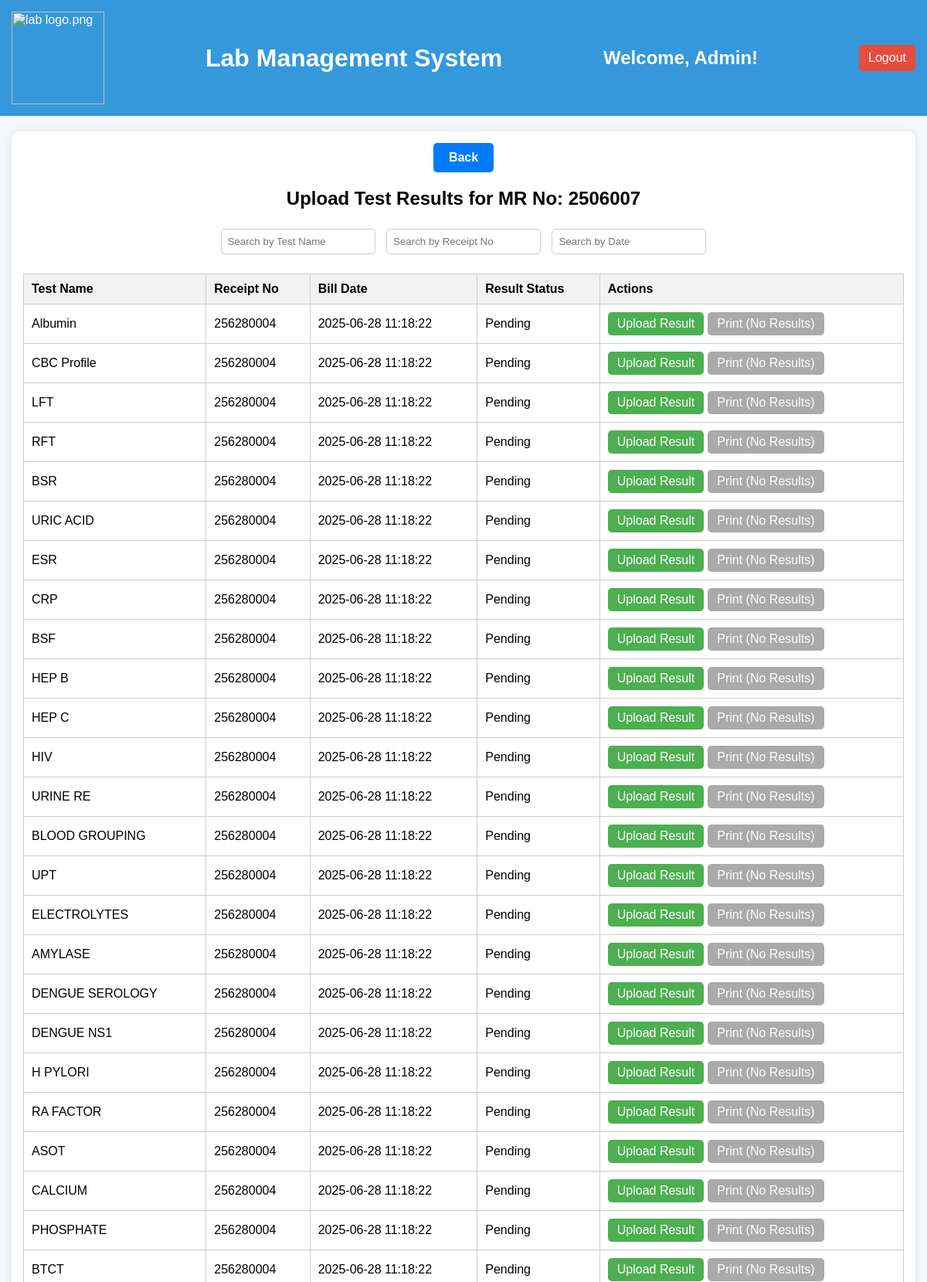
Screenshot of /upload_result.php?mr_no=2506007 (signed in, upper part) with the database file from the repository.
### tables this page shows
CREATE TABLE `receipt_tests` (
  `id` int(11) NOT NULL,
  `receipt_id` int(11) NOT NULL,
  `test_name` varchar(100) NOT NULL,
  `test_fee` float NOT NULL,
  `billed_fee` decimal(10,2) DEFAULT NULL,
  `test_discount` decimal(10,2) NOT NULL DEFAULT 0.00,
  `receipt_no` varchar(50) DEFAULT NULL
);

CREATE TABLE `tests` (
  `id` int(11) NOT NULL,
  `test_name` varchar(255) NOT NULL,
  `fee` decimal(10,2) NOT NULL,
  `table_name` varchar(100) DEFAULT NULL
);

CREATE TABLE `receipts` (
  `receipt_id` int(11) NOT NULL,
  `receipt_no` varchar(20) NOT NULL,
  `mr_no` varchar(20) NOT NULL,
  `actual_fee` decimal(10,2) NOT NULL,
  `discount` decimal(10,2) NOT NULL DEFAULT 0.00,
  `patient_name` varchar(100) NOT NULL,
  `total_fee` float NOT NULL,
  `payment_date` datetime NOT NULL DEFAULT current_timestamp(),
  `gender` varchar(10) DEFAULT NULL,
  `age` varchar(20) DEFAULT NULL,
  `contact_no` varchar(20) DEFAULT NULL,
  `billed_by` varchar(255) DEFAULT NULL,
  `doctor_id` int(11) DEFAULT NULL,
  `referred_by` varchar(100) DEFAULT NULL
);

### upload_result.php (the view, shortened to what this page needs)
<?php
include "db.php";
include "header.php";
$mr_no = mysqli_real_escape_string($conn, $_GET['mr_no']);
$tests_query = "
    SELECT rt.receipt_id, t.test_name, r.payment_date, r.receipt_no
    FROM receipt_tests rt
    JOIN receipts r ON rt.receipt_id = r.receipt_id
    JOIN tests t ON rt.test_name = t.test_name
    WHERE r.mr_no = '$mr_no'
";
$tests_result = mysqli_query($conn, $tests_query);
function resultExists($conn, $test_name, $receipt_id) {
    $table_name = strtolower(str_replace(" ", "_", $test_name));
    $check_table_query = "SHOW TABLES LIKE '$table_name'";
    $table_result = mysqli_query($conn, $check_table_query);
    $check_result_query = "SELECT * FROM $table_name WHERE receipt_id = '$receipt_id'";
    $result = mysqli_query($conn, $check_result_query);
    return mysqli_num_rows($result) > 0;
}
?>
<!DOCTYPE html>
<html lang="en">
<head>
    <link rel="stylesheet" href="style.css">
</head>
<body>
<main>
    <div class="table-container">
		<?php
$mr_no = isset($_GET['mr_no']) ? $_GET['mr_no'] : '';
?>
<div style="text-align: center; margin-top: 20px;">
    <a href="patient_dashboard.php?mr_no=<?php echo urlencode($mr_no); ?>" class="back-button" style="margin-bottom: 0px;margin-top: -20px;">Back</a>
</div>
        <h2>Upload Test Results for MR No: <?php echo htmlspecialchars($mr_no); ?></h2>
        <div class="search-bar">
            <input type="text" id="testInput" onkeyup="filterTable()" placeholder="Search by Test Name">
            <input type="text" id="receiptInput" onkeyup="filterTable()" placeholder="Search by Receipt No">
            <input type="text" id="dateInput" onkeyup="filterTable()" placeholder="Search by Date">
        </div>
        <?php
        if (mysqli_num_rows($tests_result) > 0) {
            echo '<table>';
            echo '<thead>';
            echo '<tr>';
            echo '<th>Test Name</th>';
            echo '<th>Receipt No</th>';
            echo '<th>Bill Date</th>';
            echo '<th>Result Status</th>';
            echo '<th>Actions</th>';
            echo '</tr>';
            echo '</thead>';
            echo '<tbody>';
            while ($row = mysqli_fetch_assoc($tests_result)) {
                $test_name = $row['test_name'];
                $receipt_id = $row['receipt_id'];
                $payment_date = $row['payment_date'];
                $receipt_no = $row['receipt_no'];
                $has_result = resultExists($conn, $test_name, $receipt_id);
                echo '<tr>';
                echo '<td>' . htmlspecialchars($test_name) . '</td>';
                echo '<td>' . htmlspecialchars($receipt_no) . '</td>';
                echo '<td>' . htmlspecialchars($payment_date) . '</td>';
                echo '<td>' . ($has_result ? "Uploaded" : "Pending") . '</td>';
                echo '<td>';
                $editLabel = $has_result ? 'Edit Result' : 'Upload Result';
                echo '<a href="enter_result.php?receipt_id=' . $receipt_id . '&mr_no=' . urlencode($mr_no) . '&test_name=' . urlencode($test_name) . '" class="btn">' . $editLabel . '</a>';
                if ($has_result) {
                    echo '<a href="print_result.php?receipt_id=' . $receipt_id . '&mr_no=' . urlencode($mr_no) . '&test_name=' . urlencode($test_name) . '" class="btn">Print</a>';
                } else {
                    echo '<a class="btn disabled">Print (No Results)</a>';
                }
                echo '</td>';
                echo '</tr>';
            }
            echo '</tbody>';
            echo '</table>';
        } else {
            echo "<p>No billed tests found for this patient.</p>";
        }
        ?>
    </div>
</main>
</body>
</html>

### style.css (style rules this page uses)
body { font-family: Arial, sans-serif; margin: 0; background: #f5f7fa; }

### upload_result.php (style rules this page uses)
.table-container { width: 95%; margin: 20px auto; background-color: #fff; border-radius: 10px; padding: 15px; box-shadow: 0 0 10px rgba(0,0,0,0.1); }
table { width: 100%; border-collapse: collapse; margin-top: 15px; }
table, th, td { border: 1px solid #ccc; }
th { background-color: #f2f2f2; font-weight: bold; }
th, td { padding: 10px; text-align: left; }
h2 { text-align: center; }
.btn { background-color: #4CAF50; color: white; padding: 6px 12px; text-decoration: none; border-radius: 5px; margin-right: 5px; display: inline-block; }
.btn.disabled { background-color: #aaa; cursor: not-allowed; pointer-events: none; }
.search-bar { text-align: center; margin: 20px 0; }
.search-bar input { padding: 8px; margin: 5px; width: 200px; border: 1px solid #ccc; border-radius: 5px; }
.back-button { display: inline-block; background-color: #007BFF; color: white; padding: 10px 20px; border-radius: 5px; text-decoration: none; font-weight: bold; font-size: 16px; transition: background-color 0.3s ease; margin-bottom: 20px; cursor: pointer; }

### rows the page displays
receipt_tests: tests.test_name "Albumin", receipt.receipt_no "256280004", receipt.payment_date "2025-06-28 11:18:22", editLabel "Upload Result"
receipt_tests: tests.test_name "CBC Profile", receipt.receipt_no "256280004", receipt.payment_date "2025-06-28 11:18:22", editLabel "Upload Result"
receipt_tests: tests.test_name "LFT", receipt.receipt_no "256280004", receipt.payment_date "2025-06-28 11:18:22", editLabel "Upload Result"
receipt_tests: tests.test_name "RFT", receipt.receipt_no "256280004", receipt.payment_date "2025-06-28 11:18:22", editLabel "Upload Result"
receipt_tests: tests.test_name "BSR", receipt.receipt_no "256280004", receipt.payment_date "2025-06-28 11:18:22", editLabel "Upload Result"
receipt_tests: tests.test_name "URIC ACID", receipt.receipt_no "256280004", receipt.payment_date "2025-06-28 11:18:22", editLabel "Upload Result"
receipt_tests: tests.test_name "ESR", receipt.receipt_no "256280004", receipt.payment_date "2025-06-28 11:18:22", editLabel "Upload Result"
receipt_tests: tests.test_name "CRP", receipt.receipt_no "256280004", receipt.payment_date "2025-06-28 11:18:22", editLabel "Upload Result"
receipt_tests: tests.test_name "BSF", receipt.receipt_no "256280004", receipt.payment_date "2025-06-28 11:18:22", editLabel "Upload Result"
receipt_tests: tests.test_name "HEP B", receipt.receipt_no "256280004", receipt.payment_date "2025-06-28 11:18:22", editLabel "Upload Result"
receipt_tests: tests.test_name "HEP C", receipt.receipt_no "256280004", receipt.payment_date "2025-06-28 11:18:22", editLabel "Upload Result"
receipt_tests: tests.test_name "HIV", receipt.receipt_no "256280004", receipt.payment_date "2025-06-28 11:18:22", editLabel "Upload Result"
receipt_tests: tests.test_name "URINE RE", receipt.receipt_no "256280004", receipt.payment_date "2025-06-28 11:18:22", editLabel "Upload Result"
receipt_tests: tests.test_name "BLOOD GROUPING", receipt.receipt_no "256280004", receipt.payment_date "2025-06-28 11:18:22", editLabel "Upload Result"
receipt_tests: tests.test_name "UPT", receipt.receipt_no "256280004", receipt.payment_date "2025-06-28 11:18:22", editLabel "Upload Result"
receipt_tests: tests.test_name "ELECTROLYTES", receipt.receipt_no "256280004", receipt.payment_date "2025-06-28 11:18:22", editLabel "Upload Result"
receipt_tests: tests.test_name "AMYLASE", receipt.receipt_no "256280004", receipt.payment_date "2025-06-28 11:18:22", editLabel "Upload Result"
receipt_tests: tests.test_name "DENGUE SEROLOGY", receipt.receipt_no "256280004", receipt.payment_date "2025-06-28 11:18:22", editLabel "Upload Result"
receipt_tests: tests.test_name "DENGUE NS1", receipt.receipt_no "256280004", receipt.payment_date "2025-06-28 11:18:22", editLabel "Upload Result"
receipt_tests: tests.test_name "H PYLORI", receipt.receipt_no "256280004", receipt.payment_date "2025-06-28 11:18:22", editLabel "Upload Result"
receipt_tests: tests.test_name "RA FACTOR", receipt.receipt_no "256280004", receipt.payment_date "2025-06-28 11:18:22", editLabel "Upload Result"
receipt_tests: tests.test_name "ASOT", receipt.receipt_no "256280004", receipt.payment_date "2025-06-28 11:18:22", editLabel "Upload Result"
receipt_tests: tests.test_name "CALCIUM", receipt.receipt_no "256280004", receipt.payment_date "2025-06-28 11:18:22", editLabel "Upload Result"
receipt_tests: tests.test_name "PHOSPHATE", receipt.receipt_no "256280004", receipt.payment_date "2025-06-28 11:18:22", editLabel "Upload Result"
receipt_tests: tests.test_name "BTCT", receipt.receipt_no "256280004", receipt.payment_date "2025-06-28 11:18:22", editLabel "Upload Result"

### other values shown
$username "Admin"
$mr_no "2506007"
